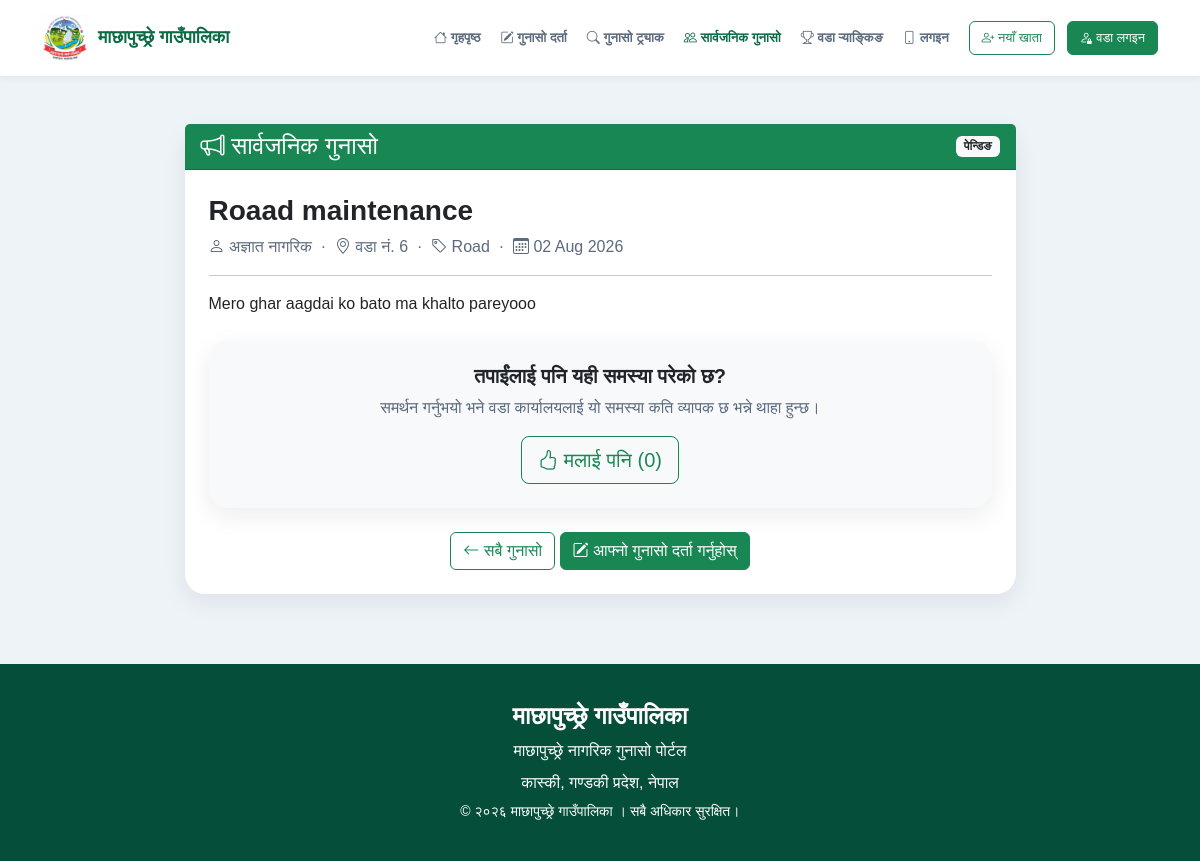
/complaints/public/37/, run on the app's committed database.
### complaint/models.py (models this page shows, shortened)
class Complaint(models.Model):
    complaint_id = models.CharField(
        max_length=20,
        unique=True,
        blank=True
    )
    citizen_name = models.CharField(max_length=100)
    phone = models.CharField(max_length=15)
    address = models.CharField(
        max_length=200,
        blank=True
    )
    ward = models.IntegerField(choices=WARD_CHOICES)
    category = models.CharField(
        max_length=50,
        choices=CATEGORY_CHOICES
    )
    priority = models.CharField(
        max_length=20,
        choices=PRIORITY_CHOICES,
        default="Medium"
    )
    subject = models.CharField(max_length=200)
    description = models.TextField()
    image = models.ImageField(
        upload_to="complaints/",
        blank=True,
        null=True
    )
    status = models.CharField(
        max_length=20,
        choices=STATUS_CHOICES,
        default="Pending"
    )
    reply = models.TextField(
        blank=True,
        null=True
    )
    created_at = models.DateTimeField(auto_now_add=True)
    resolved_at = models.DateTimeField(
        blank=True,
        null=True
    )
    citizen_confirmed = models.BooleanField(
        null=True,
        blank=True,
        default=None
    )
    confirmed_at = models.DateTimeField(
        blank=True,
        null=True
    )
    dispute_reason = models.TextField(
        blank=True
    )
    is_public = models.BooleanField(default=True)
    show_name = models.BooleanField(default=False)
    hidden_by_office = models.BooleanField(default=False)
    hidden_reason = models.CharField(
        max_length=200,
        blank=True
    )
    @property
    def public_author(self):
        if self.show_name and self.citizen_name:
            return self.citizen_name
        return "अज्ञात नागरिक"
    class Meta:
        ordering = ["-created_at"]

### complaint/views.py (the view)
def public_complaint_detail(request, pk):
    complaint = get_object_or_404(public_complaint_queryset(), pk=pk)
    already_upvoted = upvotes_by_visitor(request).filter(
        complaint=complaint
    ).exists()
    return render(
        request,
        "complaint/public_complaint_detail.html",
        {
            "complaint": complaint,
            "already_upvoted": already_upvoted,
            "active_nav": "public",
        }
    )

### complaint/context_processors.py (called while the page is built)
def citizen(request):
    from .views import get_logged_in_citizen
    return {
        "current_citizen": get_logged_in_citizen(request),
    }

### complaint/views.py (called while the page is built, shortened)
def public_complaint_queryset():
    return Complaint.objects.filter(
        is_public=True,
        hidden_by_office=False
    ).annotate(
        upvote_count=Count("upvotes")
    )

def upvotes_by_visitor(request):
    session_key = request.session.session_key
    citizen = get_logged_in_citizen(request)
    if not session_key and not citizen:
        return Upvote.objects.none()

def get_logged_in_citizen(request):
    citizen_id = request.session.get("citizen_id")
    if not citizen_id:
        return None
    return Citizen.objects.filter(id=citizen_id).first()

### complaint/templates/complaint/public_complaint_detail.html (shortened to what this page needs)
{% extends "base.html" %}
{% block content %}
<div class="container mt-5">
<div class="row justify-content-center">
<div class="col-lg-9">
<div class="card">
<div class="card-header bg-success text-white d-flex justify-content-between align-items-center">
<h4 class="mb-0">
<i class="bi bi-megaphone"></i>
सार्वजनिक गुनासो
</h4>
{% if complaint.status == "Resolved" %}
<span class="badge bg-light text-success">समाधान भयो</span>
{% elif complaint.status == "In Progress" %}
<span class="badge bg-light text-primary">प्रक्रियामा</span>
{% else %}
<span class="badge bg-light text-dark">पेन्डिङ</span>
{% endif %}
</div>
<div class="card-body p-4">
<h3 class="fw-bold">{{ complaint.subject }}</h3>
<p class="text-muted">
<i class="bi bi-person"></i> {{ complaint.public_author }}
&nbsp;·&nbsp;
<i class="bi bi-geo-alt"></i> वडा नं. {{ complaint.ward }}
&nbsp;·&nbsp;
<i class="bi bi-tag"></i> {{ complaint.category }}
&nbsp;·&nbsp;
<i class="bi bi-calendar3"></i> {{ complaint.created_at|date:"d M Y" }}
</p>
<hr>
<p class="fs-5">{{ complaint.description|linebreaks }}</p>
<div class="card bg-light border-0 my-4">
<div class="card-body text-center p-4">
<h5 class="fw-bold">
तपाईंलाई पनि यही समस्या परेको छ?
</h5>
<p class="text-muted">
समर्थन गर्नुभयो भने वडा कार्यालयलाई यो समस्या कति व्यापक छ भन्ने थाहा हुन्छ।
</p>
<form method="POST" action="{% url 'upvote_complaint' complaint.id %}">
<button type="submit"
class="btn btn-lg {% if already_upvoted %}btn-success{% else %}btn-outline-success{% endif %}">
<i class="bi bi-hand-thumbs-up{% if already_upvoted %}-fill{% endif %}"></i>
{% if already_upvoted %}
मैले समर्थन गरें ({{ complaint.upvote_count }})
{% else %}
मलाई पनि ({{ complaint.upvote_count }})
{% endif %}
</button>
</form>
</div>
</div>
<div class="text-center mt-4">
<a href="{% url 'public_complaints' %}" class="btn btn-outline-success">
<i class="bi bi-arrow-left"></i> सबै गुनासो
</a>
<a href="{% url 'complaint_register' %}" class="btn btn-success">
<i class="bi bi-pencil-square"></i> आफ्नो गुनासो दर्ता गर्नुहोस्
</a>
</div>
</div>
</div>
</div>
</div>
</div>
{% endblock %}

### data on the page
Complaint: subject "Roaad maintenance", public_author "अज्ञात नागरिक", ward "6", category "Road", created_at "02 Aug 2026", description "Mero ghar aagdai ko bato ma khalto pareyooo", upvote_count "0"
